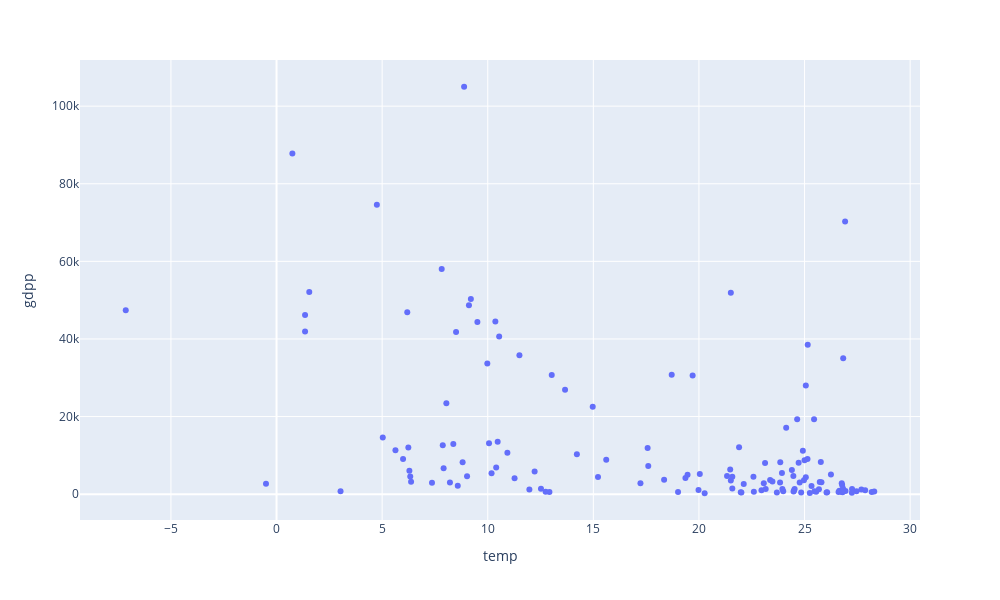

The cell this chart's notebook holds for it:
### Markdown cell above
## GDP per capita vs Tempareature (Interactive plot)

### Code cell
fig = px.scatter(data, x="temp", y="gdpp", hover_data=['country'], width=1000, height=600)

fig.show()

### Figure 1 — Plotly figure (JSON) as saved in the notebook; plotly's stock layout.template omitted (floating-point values rounded to 4 significant figures; data arrays with more than 128 entries replaced by an {"elided": "..."} marker saying what was removed)
{"data": [{"customdata": {"elided": "134x1 str values"}, "hoverlabel": {"namelength": 0}, "hovertemplate": "temp=%{x}<br>gdpp=%{y}<br>country=%{customdata[0]}", "legendgroup": "", "marker": {"color": "#636efa", "symbol": "circle"}, "mode": "markers", "name": "", "showlegend": false, "type": "scatter", "x": {"elided": "134 float values"}, "xaxis": "x", "y": {"elided": "134 int values"}, "yaxis": "y"}], "layout": {"height": 600, "legend": {"tracegroupgap": 0}, "margin": {"t": 60}, "width": 1000, "xaxis": {"anchor": "y", "domain": [0, 1], "title": {"text": "temp"}}, "yaxis": {"anchor": "x", "domain": [0, 1], "title": {"text": "gdpp"}}}}
